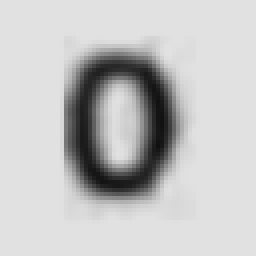
#> input picture dataset/angka/0/aug_aug_0_03_0003_deb8b21ae5c12fef.png, 64 x 64 px (shown 4 times larger); its folder holds only this picture in this run
$ python validasi_dataset.py
#> lines starting #> are read from the running program, lines starting #| are printed output that depends on the picture

from pathlib import Path
from collections import Counter, defaultdict
import csv
import hashlib
import random

import cv2
import numpy as np

BASE = Path(__file__).resolve().parent
DATASET = BASE / "dataset"
LAPORAN = BASE / "laporan_dataset"

EKSTENSI = {".png", ".jpg", ".jpeg"}
SEED = 42

random.seed(SEED)


def baca_gambar(path):
    try:
        data = np.fromfile(str(path), dtype=np.uint8)
        return cv2.imdecode(data, cv2.IMREAD_GRAYSCALE)
    except (OSError, ValueError, cv2.error):
        return None


def semua_kelas():
    hasil = []

    for jenis, daftar in (
        ("uppercase", "ABCDEFGHIJKLMNOPQRSTUVWXYZ"),
        ("lowercase", "abcdefghijklmnopqrstuvwxyz")
    ):
        for label in daftar:
            folder = DATASET / "huruf" / jenis / label
            hasil.append((folder, label))

    for label in "0123456789":
        hasil.append((DATASET / "angka" / label, label))

    simbol = {
        "koma": ",",
        "titik": ".",
        "strip": "-",
        "slash": "/",
        "persen": "%",
        "petik": '"',
        "kurung_buka": "(",
        "kurung_tutup": ")"
    }

    for nama, label in simbol.items():
        hasil.append(
            (DATASET / "simbol" / nama, label)
        )

    return hasil


def mask_karakter(gambar):
    """
    Deteksi piksel karakter untuk pemeriksaan.
    Bukan fungsi normalisasi untuk pelatihan.
    """
    _, biner = cv2.threshold(
        gambar, 0, 255,
        cv2.THRESH_BINARY + cv2.THRESH_OTSU
    )

    h, w = gambar.shape

    tepi = np.concatenate([
        gambar[0, :],
        gambar[-1, :],
        gambar[:, 0],
        gambar[:, -1]
    ])

    # Background terang -> karakter gelap
    if np.median(tepi) >= 127:
        mask = cv2.bitwise_not(biner)
    else:
        mask = biner

    return mask


def periksa_gambar(path):
    gambar = baca_gambar(path)

    if gambar is None or gambar.size == 0:
        return "RUSAK", 0.0, None

    h, w = gambar.shape

    if h < 5 or w < 5:
        return "TERLALU_KECIL", 0.0, gambar

    mask = mask_karakter(gambar)

    rasio = cv2.countNonZero(mask) / mask.size

    if rasio < 0.005:
        return "CEK_KOSONG", rasio, gambar

    if rasio > 0.80:
        return "CEK_BACKGROUND", rasio, gambar

    return "OK", rasio, gambar


def buat_preview(kelompok, nama):
    """
    Menampilkan enam contoh acak dari setiap kelas.
    Setiap kelas menjadi satu baris.
    """
#> called with nama = 'angka'
    lebar_sel = 105
    tinggi_sel = 110

    canvas = np.full(
        (
            max(1, len(kelompok)) * tinggi_sel,
            7 * lebar_sel,
            3
        ),
        255,
        dtype=np.uint8
    )

    for baris, (label, daftar_file) in enumerate(kelompok):
        y = baris * tinggi_sel

        cv2.putText(
            canvas,
            label,
            (12, y + 55),
            cv2.FONT_HERSHEY_SIMPLEX,
            0.8,
            (0, 0, 0),
            2
        )

        contoh = random.sample(
            daftar_file,
            min(6, len(daftar_file))
        )

        for kolom, path in enumerate(contoh, start=1):
            gambar = baca_gambar(path)
#> in baca_gambar, returned value is the input picture: shape (64, 64); min 16, max 225, mean 195.8

            if gambar is None:
                continue

            h, w = gambar.shape
#> h = 64; w = 64
            skala = min(70 / w, 70 / h)
#> skala = 1.09

            ukuran = (
                max(1, round(w * skala)),
                max(1, round(h * skala))
            )
#> ukuran = (70, 70)

            kecil = cv2.resize(
                gambar,
                ukuran,
                interpolation=cv2.INTER_AREA
                if skala < 1
                else cv2.INTER_NEAREST
            )
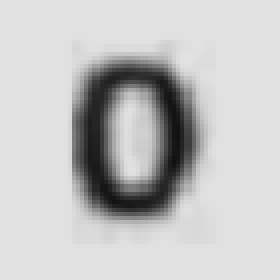
#> kecil: shape (70, 70) (shown 4 times larger); min 16, max 225, mean 195.7

            x = kolom * lebar_sel + 8
            py = y + 12

            canvas[
                py:py + kecil.shape[0],
                x:x + kecil.shape[1]
            ] = cv2.cvtColor(
                kecil,
                cv2.COLOR_GRAY2BGR
            )
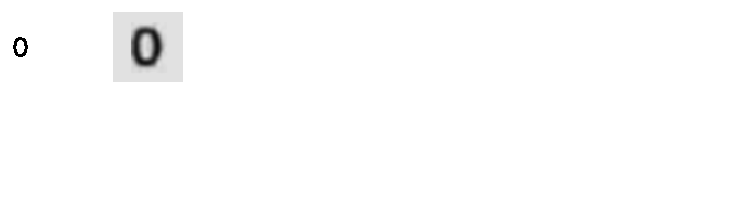
#> canvas: shape (220, 735, 3); min 0, max 255, mean 253

    target = LAPORAN / f"preview_{nama}.png"
    cv2.imwrite(str(target), canvas)
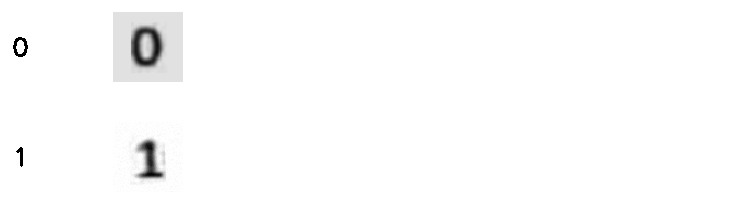
#> saved as preview_angka.png: shape (220, 735, 3); min 0, max 255, mean 252.2
    print("Preview dibuat:", target.name)
#| Preview dibuat: preview_angka.png


def jalankan():
    LAPORAN.mkdir(parents=True, exist_ok=True)

    catatan = []
    ringkasan = Counter()
    kategori_preview = defaultdict(list)

    for folder, label in semua_kelas():
        if not folder.exists():
            print("FOLDER BELUM ADA:", folder)
            continue

        daftar = sorted(
            path for path in folder.iterdir()
            if path.is_file()
            and path.suffix.lower() in EKSTENSI
        )

        if "uppercase" in folder.parts:
            kelompok = "uppercase"
        elif "lowercase" in folder.parts:
            kelompok = "lowercase"
        elif "angka" in folder.parts:
            kelompok = "angka"
        else:
            kelompok = "simbol"

        if daftar:
            kategori_preview[kelompok].append(
                (label, daftar)
            )

        # Deteksi gambar identik dalam satu kelas
        hash_terlihat = set()

        for path in daftar:
            status, rasio, gambar = periksa_gambar(path)

            if status == "OK" and gambar is not None:
                sidik = hashlib.sha256(
                    gambar.tobytes()
                ).hexdigest()

                if sidik in hash_terlihat:
                    status = "DUPLIKAT_IDENTIK"
                else:
                    hash_terlihat.add(sidik)

            nama = path.name.lower()

            if nama.startswith("aug_"):
                sumber = "augmentasi"
            elif nama.startswith("asli_"):
                sumber = "asli"
            else:
                sumber = "belum_diketahui"

            catatan.append({
                "label": label,
                "kategori": kelompok,
                "file": str(path.relative_to(DATASET)),
                "sumber": sumber,
                "status": status,
                "rasio_tinta": round(rasio, 4)
            })

            ringkasan[status] += 1

    csv_path = LAPORAN / "hasil_validasi.csv"

    with open(
        csv_path, "w",
        newline="", encoding="utf-8-sig"
    ) as f:
        penulis = csv.DictWriter(
            f,
            fieldnames=[
                "label",
                "kategori",
                "file",
                "sumber",
                "status",
                "rasio_tinta"
            ]
        )

        penulis.writeheader()
        penulis.writerows(catatan)

    for kategori, kelompok in kategori_preview.items():
        buat_preview(kelompok, kategori)

    print("\n=== HASIL VALIDASI DATASET ===")
    print("Total gambar diperiksa:", len(catatan))

    for status, jumlah in sorted(ringkasan.items()):
        print(f"{status}: {jumlah}")

    print("\nLaporan CSV:", csv_path)
#| Laporan CSV: laporan_dataset/hasil_validasi.csv
    print("Folder preview:", LAPORAN)

    print(
        "\nCATATAN: Status OK hanya berarti gambar "
        "lolos pemeriksaan teknis awal."
    )
    print(
        "Label dan bentuk karakter tetap perlu "
        "diperiksa dari gambar preview."
    )


if __name__ == "__main__":
    jalankan()
